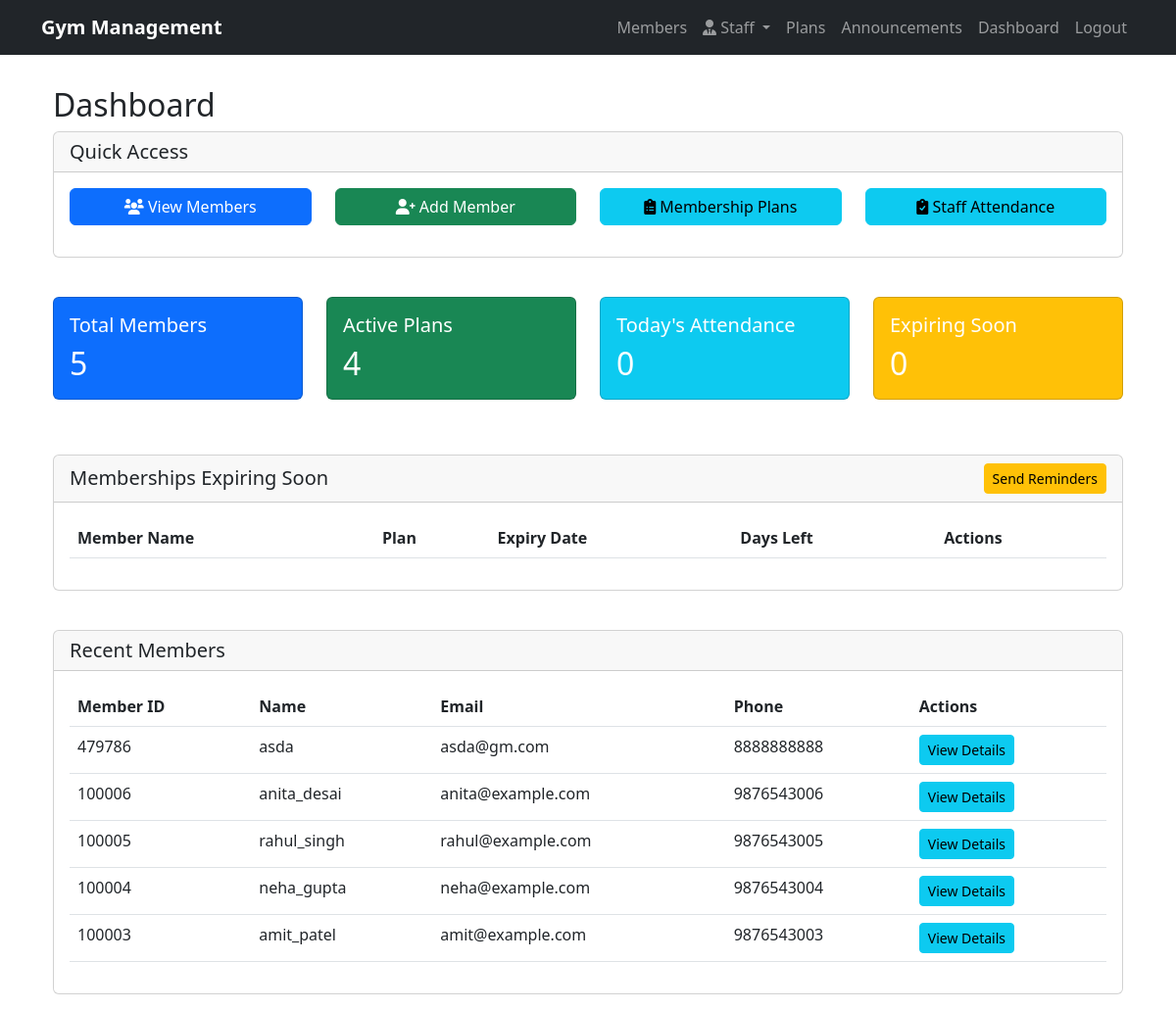
The app's page /dashboard (signed in) with its own data.
### models.py (models this page shows)
class User(db.Model):
    id = db.Column(db.Integer, primary_key=True)
    member_id = db.Column(db.String(10), unique=True, nullable=True)  # For attendance marking
    username = db.Column(db.String(80), unique=True, nullable=False)
    email = db.Column(db.String(120), unique=True, nullable=False)
    password = db.Column(db.String(120), nullable=False)
    phone = db.Column(db.String(20), nullable=True)
    address = db.Column(db.Text, nullable=True)
    join_date = db.Column(db.DateTime, nullable=True, default=datetime.utcnow)
    trainer_id = db.Column(db.Integer, db.ForeignKey('staff.id'), nullable=True)
    trainer = db.relationship('Staff', backref=db.backref('trainees', lazy=True))
    attendances = db.relationship('Attendance', backref='user', lazy=True)
    membership = db.relationship('Membership', backref='user', lazy=True)

### routes.py (the view)
@app.route('/dashboard')
@login_required
def dashboard():
    if not isinstance(current_user, Moderator):
        logout_user()
        return redirect(url_for('login'))
    total_members = User.query.count()
    active_plans = Plan.query.count()
    today = datetime.utcnow()
    today_attendance = Attendance.query.filter(
        db.func.date(Attendance.date) == today.date()
    ).count()
    expiring_date = today + timedelta(days=7)
    expiring_memberships = (
        Membership.query
        .join(User)
        .filter(
            Membership.end_date > today,
            Membership.end_date <= expiring_date,
            Membership.active == True
        )
        .order_by(Membership.end_date)
        .all()
    )
    recent_members = User.query.order_by(User.id.desc()).limit(5).all()
    expiry_counts = {
        'one_day': Membership.query.join(User).filter(
            db.func.date(Membership.end_date) == (today + timedelta(days=1)).date(),
            Membership.active == True
        ).count(),
        'three_days': Membership.query.join(User).filter(
            db.func.date(Membership.end_date) == (today + timedelta(days=3)).date(),
            Membership.active == True
        ).count(),
        'seven_days': Membership.query.join(User).filter(
            db.func.date(Membership.end_date) == (today + timedelta(days=7)).date(),
            Membership.active == True
        ).count()
    }
    return render_template('admin_dashboard.html',
                         total_members=total_members,
                         active_plans=active_plans,
                         today_attendance=today_attendance,
                         recent_members=recent_members,
                         expiring_memberships=expiring_memberships,
                         expiry_counts=expiry_counts,
                         today=today)

### app.py (called while the page is built)
def create_app():
    app = Flask(__name__)
    app.config['SECRET_KEY'] = os.urandom(24)
    app.config['SQLALCHEMY_DATABASE_URI'] = 'sqlite:///gym.db'
    app.config['SQLALCHEMY_TRACK_MODIFICATIONS'] = False
    db.init_app(app)
    login_manager = LoginManager(app)
    login_manager.login_view = 'login'
    @login_manager.user_loader
    def load_user(user_id):
        return Moderator.query.get(int(user_id))
    with app.app_context():
        db.create_all()
    return app, db

### templates/admin_dashboard.html (shortened to what this page needs)
{% extends "base.html" %}
{% block content %}
<div class="container mt-4">
    <h2>Dashboard</h2>
    <div class="row mb-4">
        <div class="col-12">
            <div class="card">
                <div class="card-header">
                    <h5 class="card-title mb-0">Quick Access</h5>
                </div>
                <div class="card-body">
                    <div class="row">
                        <div class="col-md-3 mb-3">
                            <a href="{{ url_for('view_members') }}" class="btn btn-primary w-100">
                                <i class="fas fa-users"></i> View Members
                            </a>
                        </div>
                        <div class="col-md-3 mb-3">
                            <a href="{{ url_for('add_member') }}" class="btn btn-success w-100">
                                <i class="fas fa-user-plus"></i> Add Member
                            </a>
                        </div>
                        <div class="col-md-3 mb-3">
                            <a href="{{ url_for('plans') }}" class="btn btn-info w-100">
                                <i class="fas fa-clipboard-list"></i> Membership Plans
                            </a>
                        </div>
                        {% if current_user.role in ['admin', 'moderator'] %}
                        <div class="col-md-3 mb-3">
                            <a href="{{ url_for('staff_attendance') }}" class="btn btn-info w-100">
                                <i class="fas fa-clipboard-check"></i> Staff Attendance
                            </a>
                        </div>
                        {% endif %}
                    </div>
                </div>
            </div>
        </div>
    </div>
    <div class="row mb-4">
        <div class="col-md-3 mb-3">
            <div class="card bg-primary text-white">
                <div class="card-body">
                    <h5 class="card-title">Total Members</h5>
                    <h2 class="card-text">{{ total_members }}</h2>
                </div>
            </div>
        </div>
        <div class="col-md-3 mb-3">
            <div class="card bg-success text-white">
                <div class="card-body">
                    <h5 class="card-title">Active Plans</h5>
                    <h2 class="card-text">{{ active_plans }}</h2>
                </div>
            </div>
        </div>
        <div class="col-md-3 mb-3">
            <div class="card bg-info text-white">
                <div class="card-body">
                    <h5 class="card-title">Today's Attendance</h5>
                    <h2 class="card-text">{{ today_attendance }}</h2>
                </div>
            </div>
        </div>
        <div class="col-md-3 mb-3">
            <div class="card bg-warning text-white">
                <div class="card-body">
                    <h5 class="card-title">Expiring Soon</h5>
                    <h2 class="card-text">{{ expiring_memberships|length }}</h2>
                </div>
            </div>
        </div>
    </div>
    <div class="row mb-4">
        <div class="col-12">
            <div class="card">
                <div class="card-header d-flex justify-content-between align-items-center">
                    <h5 class="card-title mb-0">Memberships Expiring Soon</h5>
                    <a href="{{ url_for('send_expiry_reminders') }}" class="btn btn-warning btn-sm">
                        Send Reminders
                    </a>
                </div>
                <div class="card-body">
                    <div class="table-responsive">
                        <table class="table">
                            <thead>
                                <tr>
                                    <th>Member Name</th>
                                    <th>Plan</th>
                                    <th>Expiry Date</th>
                                    <th>Days Left</th>
                                    <th>Actions</th>
                                </tr>
                            </thead>
                        </table>
                    </div>
                </div>
            </div>
        </div>
    </div>
    <div class="row">
        <div class="col-12">
            <div class="card">
                <div class="card-header">
                    <h5 class="card-title mb-0">Recent Members</h5>
                </div>
                <div class="card-body">
                    <div class="table-responsive">
                        <table class="table">
                            <thead>
                                <tr>
                                    <th>Member ID</th>
                                    <th>Name</th>
                                    <th>Email</th>
                                    <th>Phone</th>
                                    <th>Actions</th>
                                </tr>
                            </thead>
                            <tbody>
                                {% for member in recent_members %}
                                <tr>
                                    <td>{{ member.member_id }}</td>
                                    <td>{{ member.username }}</td>
                                    <td>{{ member.email }}</td>
                                    <td>{{ member.phone }}</td>
                                    <td>
                                        <a href="{{ url_for('member_details', user_id=member.id) }}" class="btn btn-info btn-sm">View Details</a>
                                    </td>
                                </tr>
                                {% endfor %}
                            </tbody>
                        </table>
                    </div>
                </div>
            </div>
        </div>
    </div>
</div>
{% endblock %}

### templates/base.html (style rules this page uses)
.card { margin-bottom: 1rem; }

### records on screen
User: member_id "479786", username "asda", email "asda@gm.com", phone "8888888888"
User: member_id "100006", username "anita_desai", email "anita@example.com", phone "9876543006"
User: member_id "100005", username "rahul_singh", email "rahul@example.com", phone "9876543005"
User: member_id "100004", username "neha_gupta", email "neha@example.com", phone "9876543004"
User: member_id "100003", username "amit_patel", email "amit@example.com", phone "9876543003"

### other values on screen
{{ total_members }} "5"
{{ active_plans }} "4"
{{ today_attendance }} "0"
{{ expiring_memberships|length }} "0"
